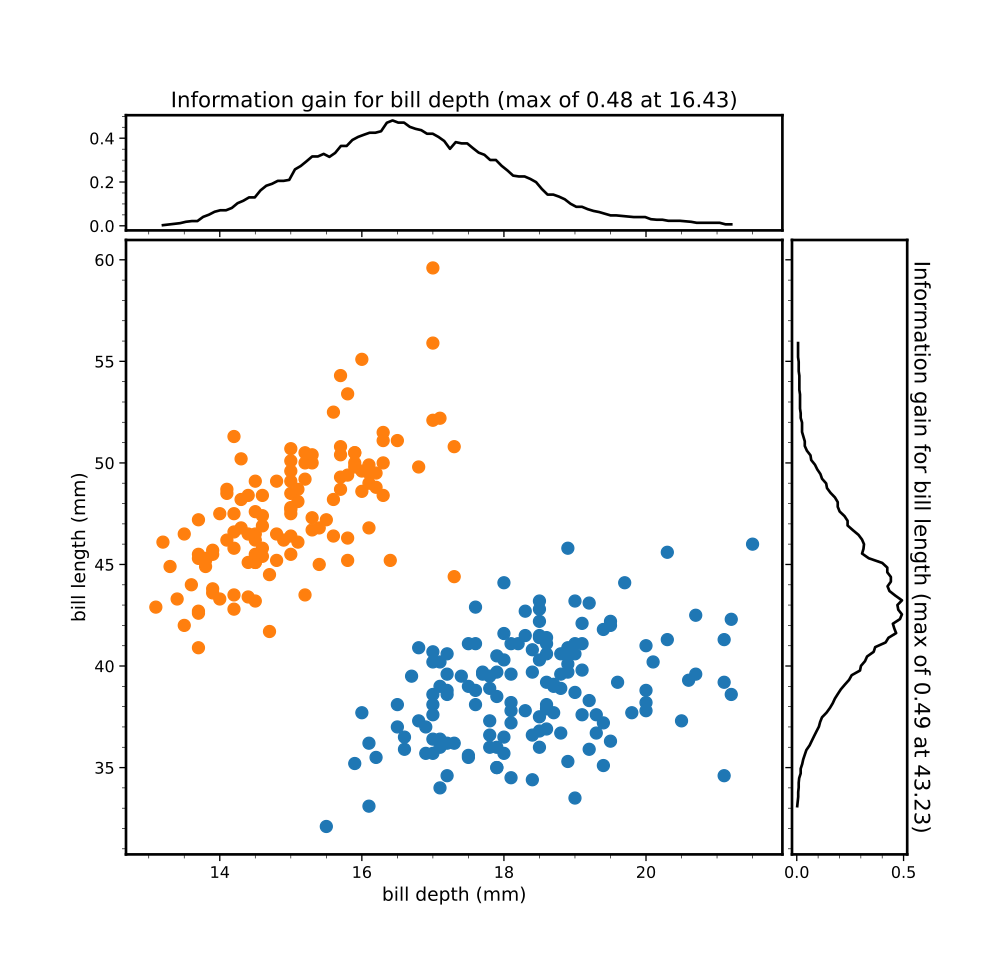

Source code (Python):
import matplotlib.pyplot as plt
import pandas as pd
from palmerpenguins import load_penguins
import numpy as np
from mpl_toolkits.axes_grid1 import make_axes_locatable


def get_proportions_total(df):
    p_adelie = np.mean(df["species"] == "Adelie")
    p_gentoo = np.mean(df["species"] == "Gentoo")
    props = {'adelie': p_adelie, 'gentoo': p_gentoo}
    return props


def get_proportions_split(df, feature, thr):
    df_L = df[df[feature] < thr]
    p_adelie_L = np.mean(df_L["species"] == "Adelie")
    p_gentoo_L = np.mean(df_L["species"] == "Gentoo")
    df_R = df[df[feature] >= thr]
    p_adelie_R = np.mean(df_R["species"] == "Adelie")
    p_gentoo_R = np.mean(df_R["species"] == "Gentoo")
    props = {}
    props['L'] = {'adelie': p_adelie_L, 'gentoo': p_gentoo_L}
    props['R'] = {'adelie': p_adelie_R, 'gentoo': p_gentoo_R}
    return props


def get_info_gain(df, feature, thr=None):

    if thr is None:
        thr = df[feature].median()

    props_total = get_proportions_total(df)
    entropy_total = -np.sum([p * np.log(p) for p in props_total.values()])

    props_split = get_proportions_split(df, feature, thr)

    if np.prod(list(props_split['L'].values())) == 0.0:
        entropy_L = 0
    else:
        entropy_L = -np.sum([p * np.log(p) for p in props_split['L'].values()])

    if np.prod(list(props_split['R'].values())) == 0.0:
        entropy_R = 0
    else:
        entropy_R = -np.sum([p * np.log(p) for p in props_split['R'].values()])

    N = len(df)
    N_L = len(df[df[feature] < thr])
    N_R = len(df[df[feature] >= thr])
    info_gain = entropy_total - (N_L/N*entropy_L + N_R/N*entropy_R)

    return info_gain


plt.style.use("plcr_stylesheet.txt")

penguins = load_penguins().dropna()
penguins = penguins[penguins["species"] != "Chinstrap"]
df = pd.DataFrame()
df["bill_depth"] = penguins["bill_depth_mm"]
df["bill_length"] = penguins["bill_length_mm"]
df["species"] = penguins["species"]

info_gain_bill_depth = []
idxsort = df["bill_depth"].values.argsort()
bill_depth_min, bill_depth_max = df["bill_depth"].values[[idxsort[1], idxsort[-2]]]
thr_bill_depth_array = np.linspace(bill_depth_min, bill_depth_max, 100)
for thr_bill_depth in thr_bill_depth_array:
    info_gain = get_info_gain(df, "bill_depth", thr_bill_depth)
    info_gain_bill_depth.append(info_gain)
info_gain_bill_depth = np.array(info_gain_bill_depth)

info_gain_bill_length = []
idxsort = df["bill_length"].values.argsort()
bill_length_min, bill_length_max = df["bill_length"].values[[idxsort[1], idxsort[-2]]]
thr_bill_length_array = np.linspace(bill_length_min, bill_length_max, 100)
for thr_bill_length in thr_bill_length_array:
    info_gain = get_info_gain(df, "bill_length", thr_bill_length)
    info_gain_bill_length.append(info_gain)
info_gain_bill_length = np.array(info_gain_bill_length)

fig, ax = plt.subplots(figsize=(10.5, 10.0))
sel_adelie = df["species"] == "Adelie"
ax.scatter(df[sel_adelie]["bill_depth"], df[sel_adelie]["bill_length"], s=80, c='C0')
sel_gentoo = df["species"] == "Gentoo"
ax.scatter(df[sel_gentoo]["bill_depth"], df[sel_gentoo]["bill_length"], s=80, c='C1')
ax.set_xlabel("bill depth (mm)")
ax.set_ylabel("bill length (mm)")

# create new axes on the right and on the top of the current axes
divider = make_axes_locatable(ax)
ax_top = divider.append_axes("top", 1.2, pad=0.1, sharex=ax)
ax_right = divider.append_axes("right", 1.2, pad=0.1, sharey=ax)

# make some labels invisible
ax_top.xaxis.set_tick_params(labelbottom=False)
ax_right.yaxis.set_tick_params(labelleft=False)

ax_top.plot(thr_bill_depth_array, info_gain_bill_depth, c='k', lw=2.0)
ax_right.plot(info_gain_bill_length, thr_bill_length_array, c='k', lw=2.0)
thr_bill_depth_info_max = thr_bill_depth_array[info_gain_bill_depth.argmax()]
bill_depth_info_max = max(info_gain_bill_depth)
ax_top.set_title(f"Information gain for bill depth (max of {bill_depth_info_max:.2f} at {thr_bill_depth_info_max:.2f})",
                 fontsize=16)
thr_bill_length_info_max = thr_bill_length_array[info_gain_bill_length.argmax()]
bill_length_info_max = max(info_gain_bill_length)
ax_right.set_ylabel(f"Information gain for bill length (max of {bill_length_info_max:.2f} at {thr_bill_length_info_max:.2f})",
                    fontsize=16, rotation=270, labelpad=-95)

# now determine nice limits by hand:
# ax_top.set_yticks([0, 50, 100])
# ax_right.set_xticks([0, 50, 100])

fig.savefig('decision_trees_algorithm.svg', format='svg')

